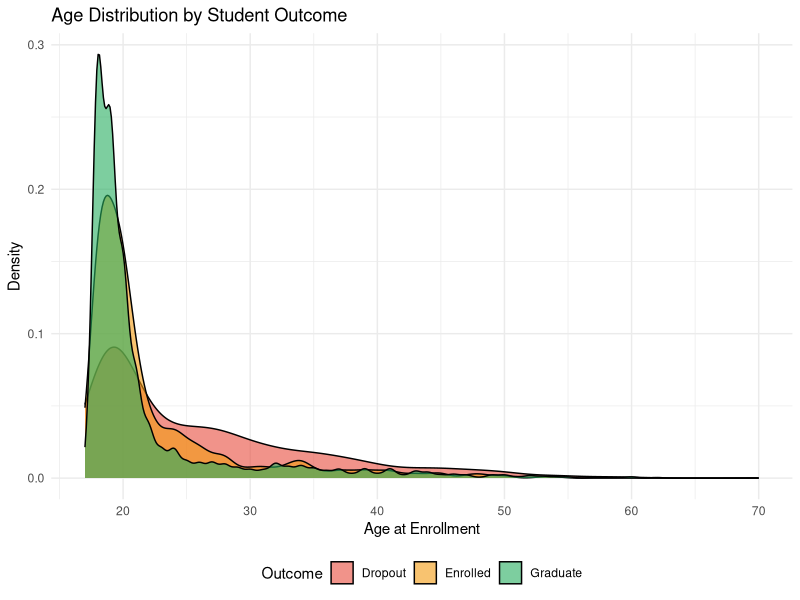

This figure's R source:
## ---- chunk 1
knitr::opts_chunk$set(
  echo = TRUE,           # Show code by default (can be hidden with code_folding in HTML)
  message = FALSE,       # Hide package loading messages
  warning = FALSE,       # Hide warnings
  fig.width = 10,
  fig.height = 6,
  fig.align = "center"
)

# Load required libraries
library(tidyverse)
library(ggplot2)
library(e1071)         # SVM
library(caret)         # ML utilities
library(kernlab)       # SVM kernels
library(mgcv)          # GAM
library(MASS)          # Additional statistical functions
library(pROC)          # ROC curves
library(gridExtra)     # Multiple plots
## ---- chunk 2
# Load preprocessed data
data <- read.csv("data/preprocessed_data.csv", stringsAsFactors = TRUE)

# Display basic structure
cat("Dataset Dimensions:", nrow(data), "rows ×", ncol(data), "columns\n\n")

cat("Target Variable Distribution:\n")
table(data$Target)
## ---- chunk 3

## ---- chunk 4

## ---- chunk 5

## ---- chunk 6
ggplot(data, aes(x = Age.at.enrollment, fill = Target)) +
  geom_density(alpha = 0.6) +
  scale_fill_manual(values = c("Dropout" = "#E74C3C", 
                                "Enrolled" = "#F39C12", 
                                "Graduate" = "#27AE60")) +
  labs(title = "Age Distribution by Student Outcome",
       x = "Age at Enrollment", y = "Density", fill = "Outcome") +
  theme_minimal() +
  theme(legend.position = "bottom")
